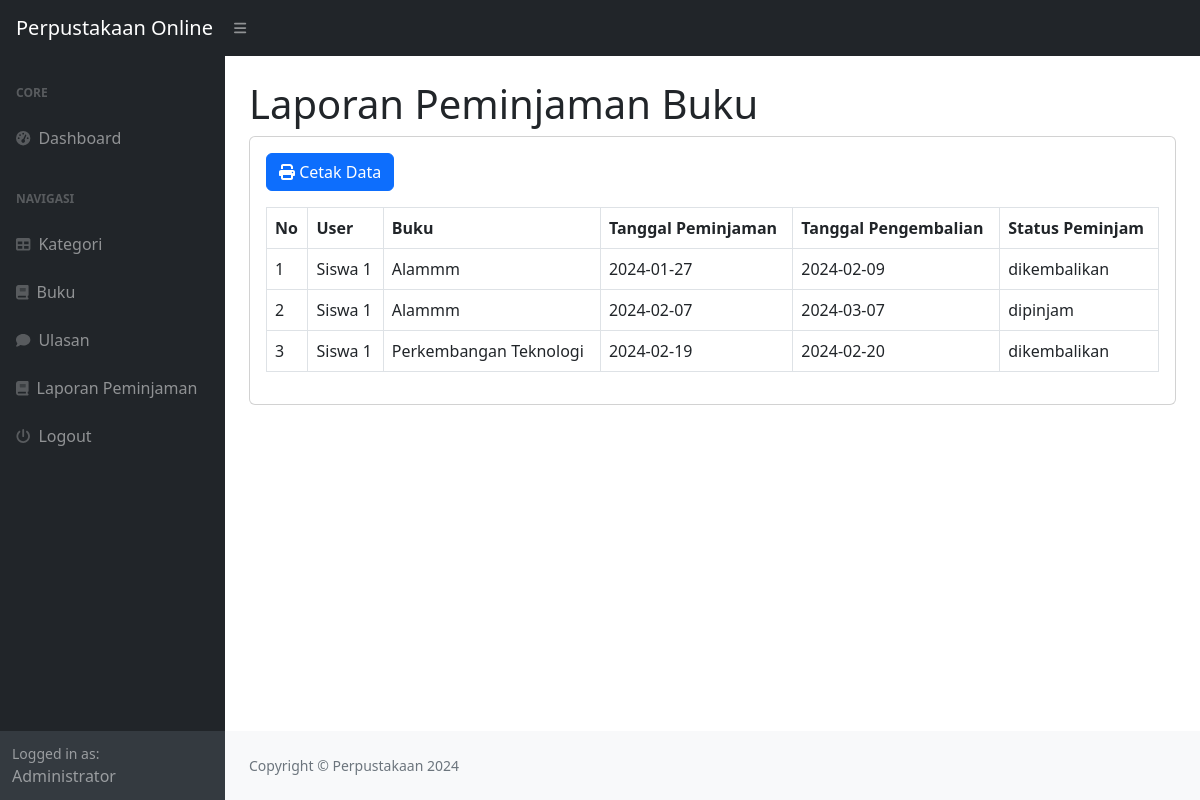
The page /index.php?page=laporan (signed in) on the database its author committed.
### tables this page shows
CREATE TABLE `peminjaman` (
  `id_peminjaman` int(11) NOT NULL,
  `id_user` int(11) DEFAULT NULL,
  `id_buku` int(11) DEFAULT NULL,
  `tanggal_peminjaman` varchar(255) DEFAULT NULL,
  `tanggal_pengembalian` varchar(255) DEFAULT NULL,
  `status_peminjaman` enum('dipinjam','dikembalikan') DEFAULT NULL
);

CREATE TABLE `user` (
  `id_user` int(11) NOT NULL,
  `nama` varchar(255) DEFAULT NULL,
  `username` varchar(255) DEFAULT NULL,
  `password` varchar(255) DEFAULT NULL,
  `email` varchar(255) DEFAULT NULL,
  `alamat` text DEFAULT NULL,
  `no_telepon` varchar(255) DEFAULT NULL,
  `level` enum('admin','petugas','peminjam') DEFAULT NULL
);

CREATE TABLE `buku` (
  `id_buku` int(11) NOT NULL,
  `id_kategori` int(11) DEFAULT NULL,
  `judul` varchar(255) DEFAULT NULL,
  `penulis` varchar(255) DEFAULT NULL,
  `penerbit` varchar(255) DEFAULT NULL,
  `tahun_terbit` varchar(255) DEFAULT NULL,
  `deskripsi` text DEFAULT NULL
);

### laporan.php (the view)
<h1 class="mt-4">Laporan Peminjaman Buku</h1>
<div class="card">
    <div class="card-body">
<div class="row">
    <div class="col-md-12">
        <a href="cetak.php" target="_blank" class="btn btn-primary"><i class="fa fa-print"></i> Cetak Data</a>
        <table class="table table-bordered btn-sm mt-3" id="dataTable" width="100%" cellspacing="0">
            <tr>
                <th>No</th>
                <th>User</th>
                <th>Buku</th>
                <th>Tanggal Peminjaman</th>
                <th>Tanggal Pengembalian</th>
                <th>Status Peminjam</th>
            </tr>
            <?php
            $i = 1;
                $query = mysqli_query($koneksi, "SELECT*FROM peminjaman LEFT JOIN user on user.id_user = peminjaman.id_user LEFT JOIN buku on  buku.id_buku = peminjaman.id_buku");
                while($data = mysqli_fetch_array($query)){
                    ?>
                    <tr>
                        <td><?php echo $i++; ?></td>
                        <td><?php echo $data['nama']; ?></td>
                        <td><?php echo $data['judul']; ?></td>
                        <td><?php echo $data['tanggal_peminjaman']; ?></td>
                        <td><?php echo $data['tanggal_pengembalian']; ?></td>
                        <td><?php echo $data['status_peminjaman']; ?></td>
                    </tr>
                    <?php
                }
                ?>
        </table>
    </div>
</div>
    </div>
</div>

### rows shown on the page
peminjaman: id_user.nama "Siswa 1", id_buku.judul "Alammm", tanggal_peminjaman "2024-01-27", tanggal_pengembalian "2024-02-09", status_peminjaman "dikembalikan"
peminjaman: id_user.nama "Siswa 1", id_buku.judul "Alammm", tanggal_peminjaman "2024-02-07", tanggal_pengembalian "2024-03-07", status_peminjaman "dipinjam"
peminjaman: id_user.nama "Siswa 1", id_buku.judul "Perkembangan Teknologi", tanggal_peminjaman "2024-02-19", tanggal_pengembalian "2024-02-20", status_peminjaman "dikembalikan"

### other values the page prints
$_SESSION['user']['nama'] "Administrator"
